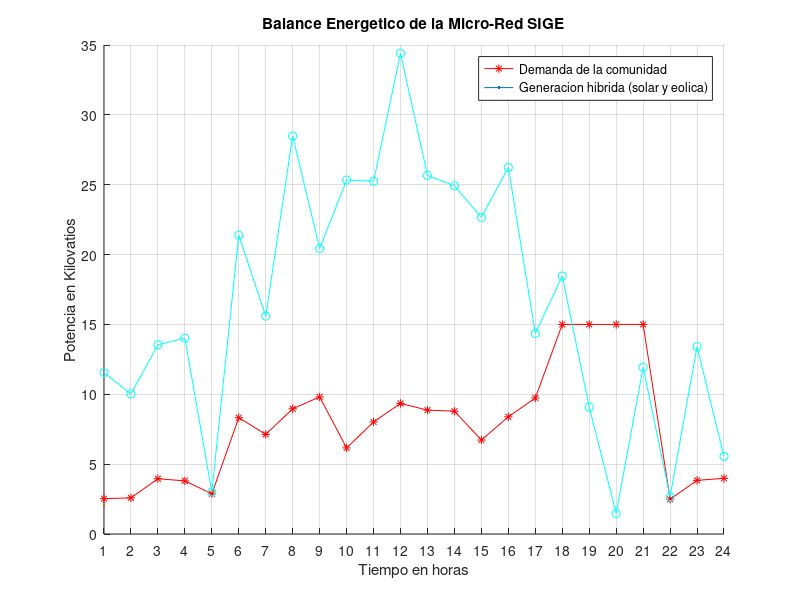

Source code (MATLAB):
% =====================================================================
% RETO 2: MODELADO DEL BALANCE HIBRIDO
% SISTEMA INTELIGENTE DE GESTION ENERGETICA (SIGE)
% Curso: Software para Ingenieria (Codigo: 203036)
% AUTOR: Richard Adolfo Vega Almanza
% =====================================================================

clc; clear; close all;
hours = 1:24;

% Solar energy definition
solarEnergy = zeros(1, 24);
curve = -(25/49) .* (hours - 12).^2 + 25;
solarEnergy(5:19) = curve(curve >= 0);

% Wind energy definition
windEnergy = 15 .* rand(1, 24);

% Total energy, Solar + Wind
totalEnergy = solarEnergy + windEnergy;

% Community energy demand %
% Apply minimum demand (2 ~ 4)
communityDemand = 2 + (4 - 2) .* rand(1, 24);

% Morning demand (6 ~ 10)
communityDemand(6:17) = 6 + (10 - 6) .* rand(1, 17 - 5);

% Peak demand (15)
communityDemand(18:21) = 15 .* ones(1,21 - 17);
% End - Community energy demand %

% Plot %
% Plot demand and production energy across the day
hold on
plot(hours, communityDemand, "r-*", LineWidth=2)
plot(hours, totalEnergy, "c-o", LineWidth=2)
grid on
hold off

% Add labels
xlabel("Tiempo en horas")
ylabel("Potencia en Kilovatios")

% Add legend and title
title("Balance Energetico de la Micro-Red SIGE")
legend("Demanda de la comunidad", ...
    "Generacion hibrida (solar y eolica)")
xticks(hours)
xlim([1,24])

% End - Plot %
